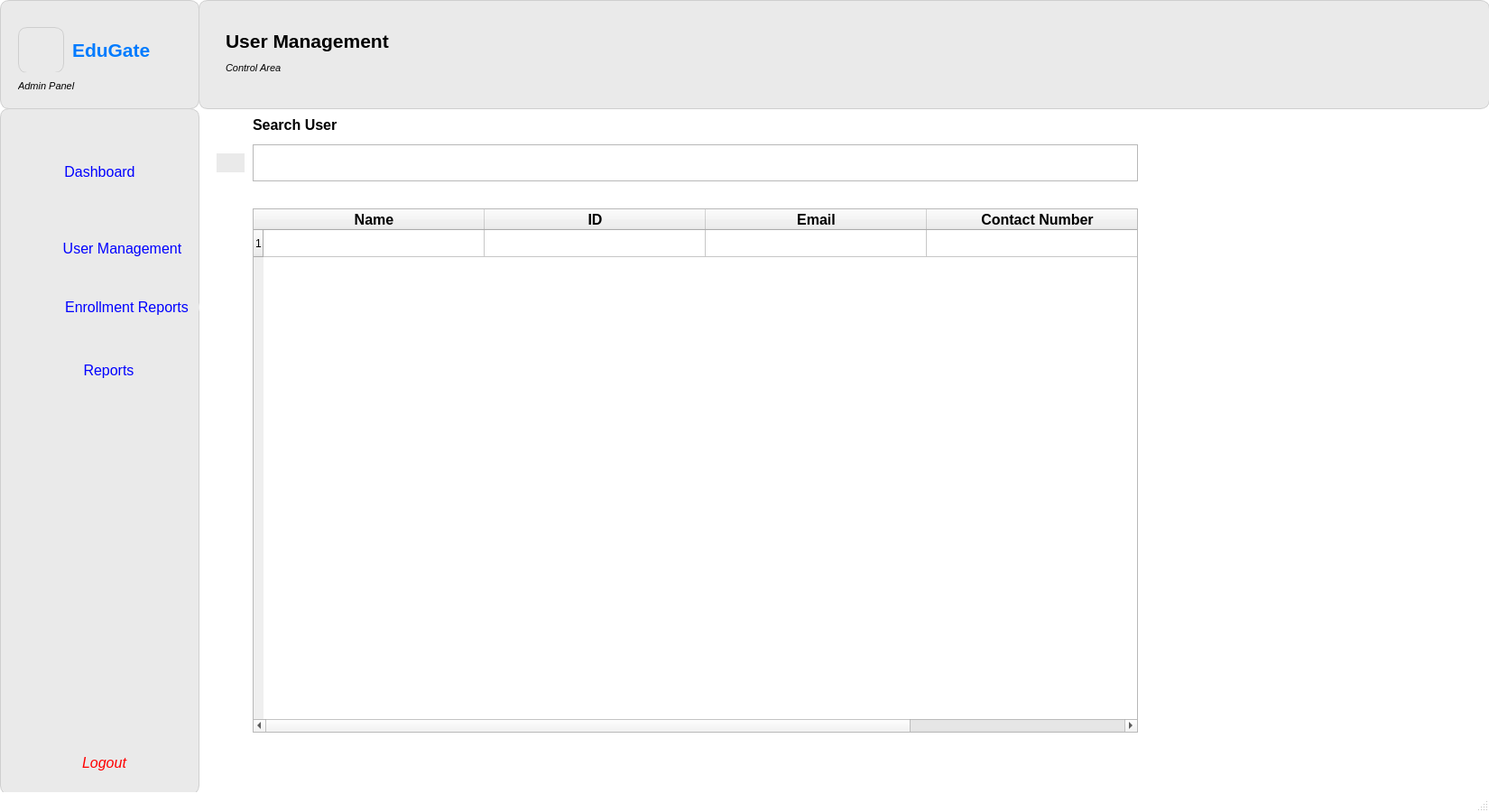
<?xml version="1.0" encoding="UTF-8"?>
<ui version="4.0">
 <class>MainWindow</class>
 <widget class="QMainWindow" name="MainWindow">
  <property name="geometry">
   <rect>
    <x>0</x>
    <y>0</y>
    <width>1650</width>
    <height>900</height>
   </rect>
  </property>
  <property name="sizePolicy">
   <sizepolicy hsizetype="Fixed" vsizetype="Fixed">
    <horstretch>0</horstretch>
    <verstretch>0</verstretch>
   </sizepolicy>
  </property>
  <property name="minimumSize">
   <size>
    <width>1650</width>
    <height>900</height>
   </size>
  </property>
  <property name="maximumSize">
   <size>
    <width>1650</width>
    <height>900</height>
   </size>
  </property>
  <property name="windowTitle">
   <string>MainWindow</string>
  </property>
  <property name="styleSheet">
   <string notr="true">QMainWindow {
    background-color: white;
}
</string>
  </property>
  <widget class="QWidget" name="centralwidget">
   <widget class="QWidget" name="widget" native="true">
    <property name="geometry">
     <rect>
      <x>220</x>
      <y>0</y>
      <width>1431</width>
      <height>121</height>
     </rect>
    </property>
    <property name="styleSheet">
     <string notr="true">QWidget {
    background-color: #eaeaea;  
    border: 1px solid #cfcfcf;
    border-radius: 10px;
}
</string>
    </property>
    <widget class="QLabel" name="label">
     <property name="geometry">
      <rect>
       <x>30</x>
       <y>20</y>
       <width>281</width>
       <height>51</height>
      </rect>
     </property>
     <property name="font">
      <font>
       <family>Segoe UI</family>
       <pointsize>16</pointsize>
       <weight>75</weight>
       <italic>false</italic>
       <bold>true</bold>
      </font>
     </property>
     <property name="styleSheet">
      <string notr="true">QLabel {
    background-color: #eaeaea;   /* match your widget color */
    border: none;                /* remove border */
    color: #000;                 /* text color (change if needed) */
}
</string>
     </property>
     <property name="text">
      <string>User Management</string>
     </property>
    </widget>
    <widget class="QLabel" name="label_2">
     <property name="geometry">
      <rect>
       <x>30</x>
       <y>60</y>
       <width>171</width>
       <height>31</height>
      </rect>
     </property>
     <property name="font">
      <font>
       <family>Segoe UI</family>
       <pointsize>8</pointsize>
       <weight>50</weight>
       <italic>true</italic>
       <bold>false</bold>
      </font>
     </property>
     <property name="styleSheet">
      <string notr="true">QLabel {
    background-color: #eaeaea;   /* match your widget color */
    border: none;                /* remove border */
    color: #000;                 /* text color (change if needed) */
}
</string>
     </property>
     <property name="text">
      <string>Control Area</string>
     </property>
    </widget>
   </widget>
   <widget class="QWidget" name="widget_3" native="true">
    <property name="geometry">
     <rect>
      <x>0</x>
      <y>0</y>
      <width>221</width>
      <height>121</height>
     </rect>
    </property>
    <property name="styleSheet">
     <string notr="true">QWidget {
    background-color: #eaeaea;  
    border: 1px solid #cfcfcf;
    border-radius: 10px;
}
</string>
    </property>
    <widget class="QLabel" name="label_3">
     <property name="geometry">
      <rect>
       <x>20</x>
       <y>30</y>
       <width>51</width>
       <height>51</height>
      </rect>
     </property>
     <property name="text">
      <string/>
     </property>
     <property name="pixmap">
      <pixmap>../../../Downloads/ChatGPT Image Dec 10, 2025, 02_26_54 PM.png</pixmap>
     </property>
     <property name="scaledContents">
      <bool>true</bool>
     </property>
    </widget>
    <widget class="QLabel" name="label_4">
     <property name="geometry">
      <rect>
       <x>80</x>
       <y>30</y>
       <width>111</width>
       <height>51</height>
      </rect>
     </property>
     <property name="font">
      <font>
       <family>Segoe UI</family>
       <pointsize>16</pointsize>
       <weight>75</weight>
       <italic>false</italic>
       <bold>true</bold>
      </font>
     </property>
     <property name="styleSheet">
      <string notr="true">QLabel {
    color: #007BFF;    /* nice clean blue */
    background-color: transparent;   /* optional */
    border: none;                    /* optional */
}
</string>
     </property>
     <property name="text">
      <string>EduGate</string>
     </property>
    </widget>
    <widget class="QLabel" name="label_5">
     <property name="geometry">
      <rect>
       <x>20</x>
       <y>80</y>
       <width>171</width>
       <height>31</height>
      </rect>
     </property>
     <property name="font">
      <font>
       <family>Segoe UI</family>
       <pointsize>8</pointsize>
       <weight>50</weight>
       <italic>true</italic>
       <bold>false</bold>
      </font>
     </property>
     <property name="styleSheet">
      <string notr="true">QLabel {
    background-color: #eaeaea;   /* match your widget color */
    border: none;                /* remove border */
    color: #000;                 /* text color (change if needed) */
}
</string>
     </property>
     <property name="text">
      <string>Admin Panel</string>
     </property>
    </widget>
   </widget>
   <widget class="QWidget" name="widget_2" native="true">
    <property name="geometry">
     <rect>
      <x>0</x>
      <y>120</y>
      <width>221</width>
      <height>761</height>
     </rect>
    </property>
    <property name="styleSheet">
     <string notr="true">QWidget {
    background-color: #eaeaea;  
    border: 1px solid #cfcfcf;
    border-radius: 10px;
}
</string>
    </property>
    <widget class="QLabel" name="label_6">
     <property name="geometry">
      <rect>
       <x>20</x>
       <y>60</y>
       <width>41</width>
       <height>31</height>
      </rect>
     </property>
     <property name="font">
      <font>
       <family>Segoe UI</family>
       <pointsize>8</pointsize>
       <weight>50</weight>
       <italic>true</italic>
       <bold>false</bold>
      </font>
     </property>
     <property name="styleSheet">
      <string notr="true">QLabel {
    background-color: #eaeaea;   /* match your widget color */
    border: none;                /* remove border */
    color: #000;                 /* text color (change if needed) */
}
</string>
     </property>
     <property name="text">
      <string/>
     </property>
     <property name="pixmap">
      <pixmap>../../../Downloads/dashboard-monitor.png</pixmap>
     </property>
     <property name="scaledContents">
      <bool>true</bool>
     </property>
    </widget>
    <widget class="QPushButton" name="pushButton">
     <property name="geometry">
      <rect>
       <x>30</x>
       <y>60</y>
       <width>161</width>
       <height>21</height>
      </rect>
     </property>
     <property name="font">
      <font>
       <family>Segoe UI</family>
       <pointsize>12</pointsize>
      </font>
     </property>
     <property name="styleSheet">
      <string notr="true">QPushButton {
    border: none;
    outline: none;
    color: blue;
}
QPushButton:hover {
    color: #1565c0;
}

QPushButton:pressed {
    color: #0d47a1;
}
</string>
     </property>
     <property name="text">
      <string>Dashboard</string>
     </property>
    </widget>
    <widget class="QLabel" name="label_7">
     <property name="geometry">
      <rect>
       <x>30</x>
       <y>140</y>
       <width>31</width>
       <height>31</height>
      </rect>
     </property>
     <property name="font">
      <font>
       <family>Segoe UI</family>
       <pointsize>8</pointsize>
       <weight>50</weight>
       <italic>true</italic>
       <bold>false</bold>
      </font>
     </property>
     <property name="styleSheet">
      <string notr="true">QLabel {
    background-color: #eaeaea;   /* match your widget color */
    border: none;                /* remove border */
    color: #000;                 /* text color (change if needed) */
}
</string>
     </property>
     <property name="text">
      <string/>
     </property>
     <property name="pixmap">
      <pixmap>../../../Downloads/user-add.png</pixmap>
     </property>
     <property name="scaledContents">
      <bool>true</bool>
     </property>
    </widget>
    <widget class="QPushButton" name="pushButton_2">
     <property name="geometry">
      <rect>
       <x>70</x>
       <y>140</y>
       <width>131</width>
       <height>31</height>
      </rect>
     </property>
     <property name="font">
      <font>
       <family>Segoe UI</family>
       <pointsize>12</pointsize>
      </font>
     </property>
     <property name="toolTip">
      <string>&lt;html&gt;&lt;head/&gt;&lt;body&gt;&lt;p&gt;Enrollment&lt;br/&gt;Management&lt;/p&gt;&lt;/body&gt;&lt;/html&gt;</string>
     </property>
     <property name="styleSheet">
      <string notr="true">QPushButton {
    border: none;
    outline: none;
    color: blue;
}
QPushButton:hover {
    color: #1565c0;
}

QPushButton:pressed {
    color: #0d47a1;
}
</string>
     </property>
     <property name="text">
      <string>User Management</string>
     </property>
    </widget>
    <widget class="QLabel" name="label_8">
     <property name="geometry">
      <rect>
       <x>20</x>
       <y>270</y>
       <width>41</width>
       <height>31</height>
      </rect>
     </property>
     <property name="font">
      <font>
       <family>Segoe UI</family>
       <pointsize>8</pointsize>
       <weight>50</weight>
       <italic>true</italic>
       <bold>false</bold>
      </font>
     </property>
     <property name="styleSheet">
      <string notr="true">QLabel {
    background-color: #eaeaea;   /* match your widget color */
    border: none;                /* remove border */
    color: #000;                 /* text color (change if needed) */
}
</string>
     </property>
     <property name="text">
      <string/>
     </property>
     <property name="pixmap">
      <pixmap>../../../Downloads/people-group.png</pixmap>
     </property>
     <property name="scaledContents">
      <bool>true</bool>
     </property>
    </widget>
    <widget class="QPushButton" name="pushButton_3">
     <property name="geometry">
      <rect>
       <x>40</x>
       <y>280</y>
       <width>161</width>
       <height>21</height>
      </rect>
     </property>
     <property name="font">
      <font>
       <family>Segoe UI</family>
       <pointsize>12</pointsize>
      </font>
     </property>
     <property name="toolTip">
      <string>&lt;html&gt;&lt;head/&gt;&lt;body&gt;&lt;p&gt;Enrollment&lt;br/&gt;Management&lt;/p&gt;&lt;/body&gt;&lt;/html&gt;</string>
     </property>
     <property name="styleSheet">
      <string notr="true">QPushButton {
    border: none;
    outline: none;
    color: blue;
}
QPushButton:hover {
    color: #1565c0;
}

QPushButton:pressed {
    color: #0d47a1;
}
</string>
     </property>
     <property name="text">
      <string>Reports</string>
     </property>
    </widget>
    <widget class="QPushButton" name="pushButton_4">
     <property name="geometry">
      <rect>
       <x>20</x>
       <y>700</y>
       <width>191</width>
       <height>51</height>
      </rect>
     </property>
     <property name="font">
      <font>
       <family>Segoe UI</family>
       <pointsize>12</pointsize>
       <italic>true</italic>
      </font>
     </property>
     <property name="toolTip">
      <string>&lt;html&gt;&lt;head/&gt;&lt;body&gt;&lt;p&gt;Enrollment&lt;br/&gt;Management&lt;/p&gt;&lt;/body&gt;&lt;/html&gt;</string>
     </property>
     <property name="styleSheet">
      <string notr="true">QPushButton {
    border: none;
    outline: none;
}

QPushButton {
    color: red;
}

</string>
     </property>
     <property name="text">
      <string>Logout</string>
     </property>
    </widget>
    <widget class="QLabel" name="label_9">
     <property name="geometry">
      <rect>
       <x>30</x>
       <y>710</y>
       <width>41</width>
       <height>31</height>
      </rect>
     </property>
     <property name="font">
      <font>
       <family>Segoe UI</family>
       <pointsize>8</pointsize>
       <weight>50</weight>
       <italic>true</italic>
       <bold>false</bold>
      </font>
     </property>
     <property name="styleSheet">
      <string notr="true">QLabel {
    background-color: #eaeaea;   /* match your widget color */
    border: none;                /* remove border */
    color: #000;                 /* text color (change if needed) */
}
</string>
     </property>
     <property name="text">
      <string/>
     </property>
     <property name="pixmap">
      <pixmap>../../../Downloads/sign-out-alt.png</pixmap>
     </property>
     <property name="scaledContents">
      <bool>true</bool>
     </property>
    </widget>
    <widget class="QPushButton" name="pushButton_5">
     <property name="geometry">
      <rect>
       <x>60</x>
       <y>210</y>
       <width>161</width>
       <height>21</height>
      </rect>
     </property>
     <property name="font">
      <font>
       <family>Segoe UI</family>
       <pointsize>12</pointsize>
      </font>
     </property>
     <property name="toolTip">
      <string>&lt;html&gt;&lt;head/&gt;&lt;body&gt;&lt;p&gt;Enrollment&lt;br/&gt;Management&lt;/p&gt;&lt;/body&gt;&lt;/html&gt;</string>
     </property>
     <property name="styleSheet">
      <string notr="true">QPushButton {
    border: none;
    outline: none;
    color: blue;
}
QPushButton:hover {
    color: #1565c0;
}

QPushButton:pressed {
    color: #0d47a1;
}
</string>
     </property>
     <property name="text">
      <string>Enrollment Reports</string>
     </property>
    </widget>
    <widget class="QLabel" name="label_12">
     <property name="geometry">
      <rect>
       <x>20</x>
       <y>210</y>
       <width>41</width>
       <height>31</height>
      </rect>
     </property>
     <property name="font">
      <font>
       <family>Segoe UI</family>
       <pointsize>8</pointsize>
       <weight>50</weight>
       <italic>true</italic>
       <bold>false</bold>
      </font>
     </property>
     <property name="styleSheet">
      <string notr="true">QLabel {
    background-color: #eaeaea;   /* match your widget color */
    border: none;                /* remove border */
    color: #000;                 /* text color (change if needed) */
}
</string>
     </property>
     <property name="text">
      <string/>
     </property>
     <property name="pixmap">
      <pixmap>../../../Downloads/people-group.png</pixmap>
     </property>
     <property name="scaledContents">
      <bool>true</bool>
     </property>
    </widget>
    <zorder>pushButton</zorder>
    <zorder>label_6</zorder>
    <zorder>pushButton_2</zorder>
    <zorder>label_7</zorder>
    <zorder>pushButton_3</zorder>
    <zorder>label_8</zorder>
    <zorder>pushButton_4</zorder>
    <zorder>label_9</zorder>
    <zorder>pushButton_5</zorder>
    <zorder>label_12</zorder>
   </widget>
   <widget class="QTableWidget" name="tableWidget">
    <property name="geometry">
     <rect>
      <x>280</x>
      <y>231</y>
      <width>981</width>
      <height>581</height>
     </rect>
    </property>
    <property name="styleSheet">
     <string notr="true"/>
    </property>
    <attribute name="horizontalHeaderCascadingSectionResizes">
     <bool>true</bool>
    </attribute>
    <attribute name="horizontalHeaderDefaultSectionSize">
     <number>245</number>
    </attribute>
    <row>
     <property name="text">
      <string>1</string>
     </property>
    </row>
    <column>
     <property name="text">
      <string>Name</string>
     </property>
     <property name="font">
      <font>
       <pointsize>12</pointsize>
       <weight>75</weight>
       <bold>true</bold>
      </font>
     </property>
    </column>
    <column>
     <property name="text">
      <string>ID</string>
     </property>
     <property name="font">
      <font>
       <pointsize>12</pointsize>
       <weight>75</weight>
       <bold>true</bold>
      </font>
     </property>
    </column>
    <column>
     <property name="text">
      <string>Email</string>
     </property>
     <property name="font">
      <font>
       <pointsize>12</pointsize>
       <weight>75</weight>
       <bold>true</bold>
      </font>
     </property>
    </column>
    <column>
     <property name="text">
      <string>Contact Number</string>
     </property>
     <property name="font">
      <font>
       <pointsize>12</pointsize>
       <weight>75</weight>
       <bold>true</bold>
      </font>
     </property>
    </column>
   </widget>
   <widget class="QLabel" name="label_11">
    <property name="geometry">
     <rect>
      <x>240</x>
      <y>170</y>
      <width>31</width>
      <height>21</height>
     </rect>
    </property>
    <property name="font">
     <font>
      <family>Segoe UI</family>
      <pointsize>8</pointsize>
      <weight>50</weight>
      <italic>true</italic>
      <bold>false</bold>
     </font>
    </property>
    <property name="styleSheet">
     <string notr="true">QLabel {
    background-color: #eaeaea;   /* match your widget color */
    border: none;                /* remove border */
    color: #000;                 /* text color (change if needed) */
}
</string>
    </property>
    <property name="text">
     <string/>
    </property>
    <property name="pixmap">
     <pixmap>../../../Downloads/search.png</pixmap>
    </property>
    <property name="scaledContents">
     <bool>true</bool>
    </property>
   </widget>
   <widget class="QTextEdit" name="textEdit">
    <property name="geometry">
     <rect>
      <x>280</x>
      <y>160</y>
      <width>981</width>
      <height>41</height>
     </rect>
    </property>
    <property name="font">
     <font>
      <strikeout>false</strikeout>
     </font>
    </property>
    <property name="styleSheet">
     <string notr="true"/>
    </property>
    <property name="readOnly">
     <bool>false</bool>
    </property>
   </widget>
   <widget class="QLabel" name="label_10">
    <property name="geometry">
     <rect>
      <x>280</x>
      <y>130</y>
      <width>131</width>
      <height>16</height>
     </rect>
    </property>
    <property name="font">
     <font>
      <family>Segoe UI</family>
      <pointsize>12</pointsize>
      <weight>75</weight>
      <bold>true</bold>
     </font>
    </property>
    <property name="text">
     <string>Search User</string>
    </property>
   </widget>
  </widget>
  <widget class="QStatusBar" name="statusbar"/>
 </widget>
 <resources/>
 <connections/>
</ui>
